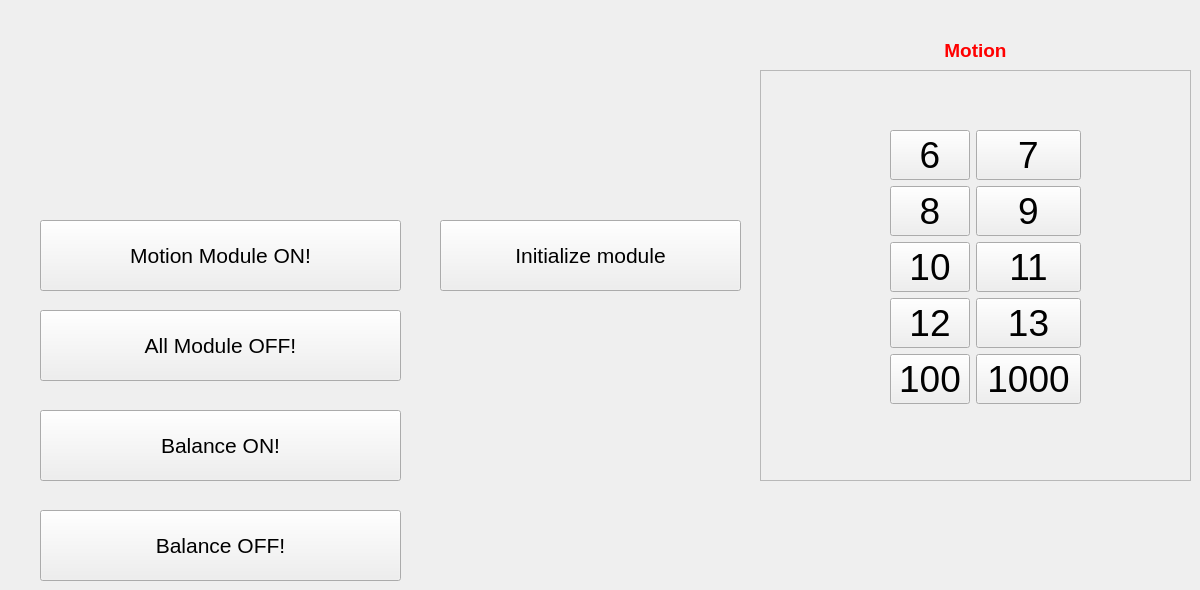
       <widget class="QWidget" name="tab_2">
        <attribute name="title">
         <string>Motion_module</string>
        </attribute>
        <widget class="QPushButton" name="motion_module">
         <property name="geometry">
          <rect>
           <x>40</x>
           <y>220</y>
           <width>361</width>
           <height>71</height>
          </rect>
         </property>
         <property name="font">
          <font>
           <pointsize>16</pointsize>
          </font>
         </property>
         <property name="text">
          <string>Motion Module ON!</string>
         </property>
        </widget>
        <widget class="QPushButton" name="off_module_4">
         <property name="geometry">
          <rect>
           <x>40</x>
           <y>310</y>
           <width>361</width>
           <height>71</height>
          </rect>
         </property>
         <property name="font">
          <font>
           <pointsize>16</pointsize>
          </font>
         </property>
         <property name="text">
          <string>All Module OFF!</string>
         </property>
        </widget>
        <widget class="QLabel" name="label_30">
         <property name="geometry">
          <rect>
           <x>900</x>
           <y>30</y>
           <width>151</width>
           <height>41</height>
          </rect>
         </property>
         <property name="font">
          <font>
           <family>Ubuntu</family>
           <pointsize>24</pointsize>
           <weight>50</weight>
           <bold>false</bold>
          </font>
         </property>
         <property name="frameShape">
          <enum>QFrame::NoFrame</enum>
         </property>
         <property name="text">
          <string>&lt;!DOCTYPE HTML PUBLIC &quot;-//W3C//DTD HTML 4.0//EN&quot; &quot;http://www.w3.org/TR/REC-html40/strict.dtd&quot;&gt;
&lt;html&gt;&lt;head&gt;&lt;meta name=&quot;qrichtext&quot; content=&quot;1&quot; /&gt;&lt;style type=&quot;text/css&quot;&gt;
p, li { white-space: pre-wrap; }
&lt;/style&gt;&lt;/head&gt;&lt;body style=&quot; font-family:'Ubuntu'; font-size:24pt; font-weight:400; font-style:normal;&quot;&gt;
&lt;p align=&quot;center&quot; style=&quot; margin-top:12px; margin-bottom:12px; margin-left:0px; margin-right:0px; -qt-block-indent:0; text-indent:0px;&quot;&gt;&lt;span style=&quot; font-size:14pt; font-weight:600; color:#ff0000;&quot;&gt;Motion&lt;/span&gt;&lt;/p&gt;&lt;/body&gt;&lt;/html&gt;</string>
         </property>
         <property name="textFormat">
          <enum>Qt::AutoText</enum>
         </property>
         <property name="margin">
          <number>0</number>
         </property>
        </widget>
        <widget class="QFrame" name="frame_3">
         <property name="geometry">
          <rect>
           <x>760</x>
           <y>70</y>
           <width>431</width>
           <height>411</height>
          </rect>
         </property>
         <property name="frameShape">
          <enum>QFrame::StyledPanel</enum>
         </property>
         <property name="frameShadow">
          <enum>QFrame::Raised</enum>
         </property>
         <widget class="QWidget" name="formLayoutWidget_2">
          <property name="geometry">
           <rect>
            <x>130</x>
            <y>60</y>
            <width>191</width>
            <height>291</height>
           </rect>
          </property>
          <layout class="QFormLayout" name="formLayout_3">
           <item row="0" column="0">
            <widget class="QPushButton" name="change_kinematics_6_1">
             <property name="font">
              <font>
               <pointsize>28</pointsize>
              </font>
             </property>
             <property name="text">
              <string>6</string>
             </property>
            </widget>
           </item>
           <item row="0" column="1">
            <widget class="QPushButton" name="change_kinematics_7_1">
             <property name="font">
              <font>
               <pointsize>28</pointsize>
              </font>
             </property>
             <property name="text">
              <string>7</string>
             </property>
            </widget>
           </item>
           <item row="1" column="0">
            <widget class="QPushButton" name="change_kinematics_8_1">
             <property name="font">
              <font>
               <pointsize>28</pointsize>
              </font>
             </property>
             <property name="text">
              <string>8</string>
             </property>
            </widget>
           </item>
           <item row="1" column="1">
            <widget class="QPushButton" name="change_kinematics_9_1">
             <property name="font">
              <font>
               <pointsize>28</pointsize>
              </font>
             </property>
             <property name="text">
              <string>9</string>
             </property>
            </widget>
           </item>
           <item row="2" column="0">
            <widget class="QPushButton" name="change_kinematics_10_1">
             <property name="font">
              <font>
               <pointsize>28</pointsize>
              </font>
             </property>
             <property name="text">
              <string>10</string>
             </property>
            </widget>
           </item>
           <item row="2" column="1">
            <widget class="QPushButton" name="change_kinematics_11_1">
             <property name="font">
              <font>
               <pointsize>28</pointsize>
              </font>
             </property>
             <property name="text">
              <string>11</string>
             </property>
            </widget>
           </item>
           <item row="3" column="0">
            <widget class="QPushButton" name="change_kinematics_12_1">
             <property name="font">
              <font>
               <pointsize>28</pointsize>
              </font>
             </property>
             <property name="text">
              <string>12</string>
             </property>
            </widget>
           </item>
           <item row="3" column="1">
            <widget class="QPushButton" name="change_kinematics_13_1">
             <property name="font">
              <font>
               <pointsize>28</pointsize>
              </font>
             </property>
             <property name="text">
              <string>13</string>
             </property>
            </widget>
           </item>
           <item row="4" column="0">
            <widget class="QPushButton" name="change_kinematics_100_1">
             <property name="font">
              <font>
               <pointsize>28</pointsize>
              </font>
             </property>
             <property name="text">
              <string>100</string>
             </property>
            </widget>
           </item>
           <item row="4" column="1">
            <widget class="QPushButton" name="change_kinematics_1000_1">
             <property name="font">
              <font>
               <pointsize>28</pointsize>
              </font>
             </property>
             <property name="text">
              <string>1000</string>
             </property>
            </widget>
           </item>
          </layout>
         </widget>
        </widget>
        <widget class="QPushButton" name="initialize_module">
         <property name="geometry">
          <rect>
           <x>440</x>
           <y>220</y>
           <width>301</width>
           <height>71</height>
          </rect>
         </property>
         <property name="font">
          <font>
           <pointsize>16</pointsize>
          </font>
         </property>
         <property name="text">
          <string>Initialize module</string>
         </property>
        </widget>
        <widget class="QPushButton" name="balance_on">
         <property name="geometry">
          <rect>
           <x>40</x>
           <y>410</y>
           <width>361</width>
           <height>71</height>
          </rect>
         </property>
         <property name="font">
          <font>
           <pointsize>16</pointsize>
          </font>
         </property>
         <property name="text">
          <string>Balance ON!</string>
         </property>
        </widget>
        <widget class="QPushButton" name="balance_off">
         <property name="geometry">
          <rect>
           <x>40</x>
           <y>510</y>
           <width>361</width>
           <height>71</height>
          </rect>
         </property>
         <property name="font">
          <font>
           <pointsize>16</pointsize>
          </font>
         </property>
         <property name="text">
          <string>Balance OFF!</string>
         </property>
        </widget>
       </widget>
